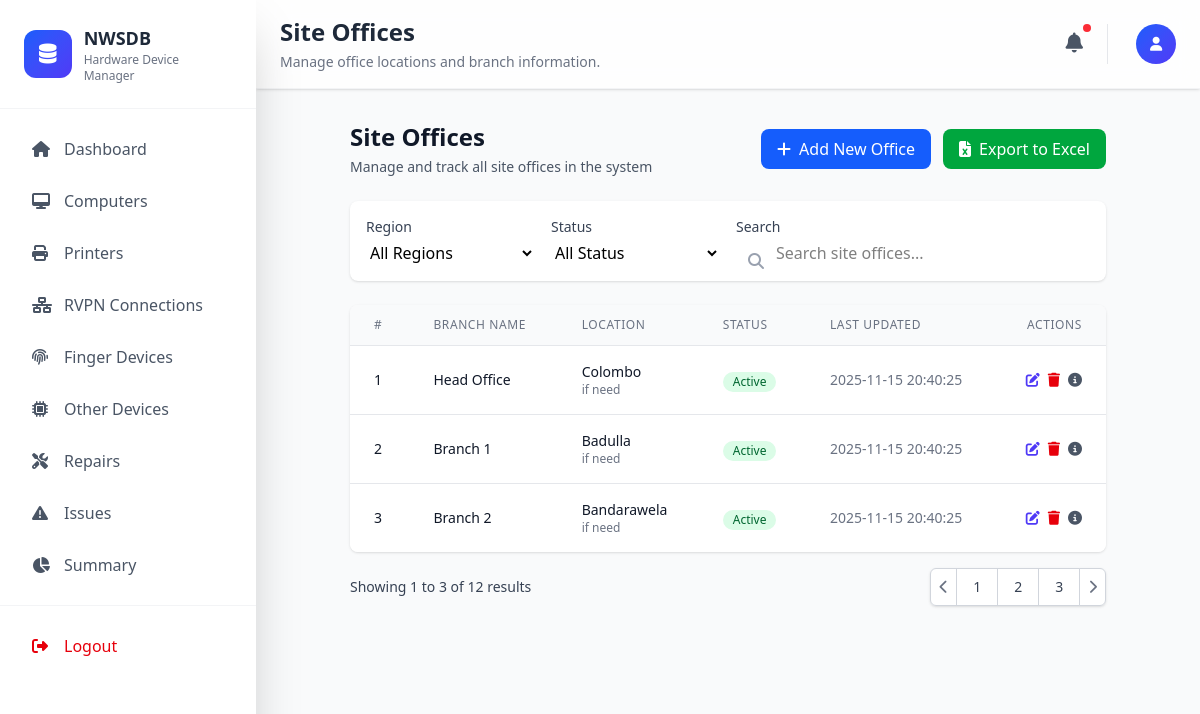
/admin/site_offices.php, run on the app's committed database.
### tables this page shows
CREATE TABLE branches (
  branch_id INT UNSIGNED NOT NULL AUTO_INCREMENT,
  branch_name VARCHAR(150) NOT NULL,
  location VARCHAR(255) NULL,
  created_at DATETIME DEFAULT CURRENT_TIMESTAMP,
  updated_at DATETIME DEFAULT CURRENT_TIMESTAMP ON UPDATE CURRENT_TIMESTAMP,
  PRIMARY KEY (branch_id),
  UNIQUE KEY unique_branch_name (branch_name)
);

### functions/Database.php (called while the page is built, shortened)
<?php
class Database
{
    private $conn;
    private static $instance = null;
    private function __construct()
    {
        try {
            $this->conn = new PDO(
                "mysql:host=" . DB_HOST . ";dbname=" . DB_NAME,
                DB_USERNAME,
                DB_PASSWORD
            );
            $this->conn->setAttribute(PDO::ATTR_ERRMODE, PDO::ERRMODE_EXCEPTION);
            $this->conn->setAttribute(PDO::ATTR_DEFAULT_FETCH_MODE, PDO::FETCH_ASSOC);
        } catch (PDOException $e) {
            die("Connection failed: " . $e->getMessage());
        }
    }
    public static function getInstance()
    {
        if (self::$instance === null) {
            self::$instance = new self();
        }
        return self::$instance;
    }
    private function executeQuery($query, $params = [])
    {
        try {
            $stmt = $this->conn->prepare($query);
            $stmt->execute($params);
            return $stmt;
        } catch (PDOException $e) {
            error_log("Query execution failed: " . $e->getMessage());
            return false;
        }
    }
    public function select($table, $columns = ["*"], $where = [], $orderBy = "", $limit = null, $offset = null)
    {
        try {
            $query = "SELECT " . implode(", ", $columns) . " FROM {$table}";
            $params = [];
            $stmt = $this->executeQuery($query, $params);
            return $stmt ? $stmt->fetchAll() : false;
        } catch (PDOException $e) {
            error_log("Select failed: " . $e->getMessage());
            return false;
        }
    }
}

### functions/DbHelper.php (called while the page is built, shortened)
<?php
require_once __DIR__ . '/Database.php';
class DbHelper
{
    private static $db;
    public static function init()
    {
        if (!self::$db) {
            self::$db = Database::getInstance();
        }
    }
    public static function getAllBranches()
    {
        $branches = self::$db->select('branches');
        return $branches ? $branches : [];
    }
}

### admin/site_offices.php (the view, shortened to what this page needs)
<?php
require_once '../functions/DbHelper.php';
$branches = DbHelper::getAllBranches();
?>
<!DOCTYPE html>
<html lang="en">
<head>
    <script src="https://cdn.jsdelivr.net/npm/@tailwindcss/browser@4"></script>
    <link rel="stylesheet" href="https://cdnjs.cloudflare.com/ajax/libs/font-awesome/6.4.0/css/all.min.css" />
</head>
<body class="min-h-screen bg-gray-50">
    <?php
    include '../components/sidemenu.php';
    ?>
    <div class="lg:pl-64 min-h-screen flex flex-col">
        <?php include '../components/header.php'; ?>
        <main class="flex-1 max-w-7xl mx-auto px-4 sm:px-6 lg:px-8 py-8">
            <div class="mb-6 flex flex-col md:flex-row md:items-center md:justify-between">
                <div>
                    <h1 class="text-2xl font-bold text-gray-900">Site Offices</h1>
                    <p class="mt-1 text-sm text-gray-600">Manage and track all site offices in the system</p>
                </div>
                <div class="mt-4 md:mt-0 flex flex-col sm:flex-row gap-3">
                    <button command="show-modal" commandfor="dialog" class="inline-flex items-center px-4 py-2 bg-blue-600 text-white rounded-lg hover:bg-blue-700 focus:outline-none focus:ring-2 focus:ring-blue-500">
                        <i class="fas fa-plus mr-2"></i>
                        Add New Office
                    </button>
                    <button class="inline-flex items-center px-4 py-2 bg-green-600 text-white rounded-lg hover:bg-green-700 focus:outline-none focus:ring-2 focus:ring-green-500">
                        <i class="fas fa-file-excel mr-2"></i>
                        Export to Excel
                    </button>
                </div>
            </div>
            <div class="mb-6 bg-white rounded-lg shadow p-4">
                <div class="grid grid-cols-1 md:grid-cols-2 lg:grid-cols-4 gap-4">
                    <div>
                        <label class="block text-sm font-medium text-gray-700 mb-1">Region</label>
                        <select class="w-full rounded-lg border-gray-300 focus:border-blue-500 focus:ring-blue-500">
                            <option value="">All Regions</option>
                        </select>
                    </div>
                    <div>
                        <label class="block text-sm font-medium text-gray-700 mb-1">Status</label>
                        <select class="w-full rounded-lg border-gray-300 focus:border-blue-500 focus:ring-blue-500">
                            <option value="">All Status</option>
                        </select>
                    </div>
                    <div class="lg:col-span-2">
                        <label class="block text-sm font-medium text-gray-700 mb-1">Search</label>
                        <div class="relative">
                            <input type="text" placeholder="Search site offices..." class="w-full rounded-lg border-gray-300 focus:border-blue-500 focus:ring-blue-500 pl-10">
                            <i class="fas fa-search absolute left-3 top-3 text-gray-400"></i>
                        </div>
                    </div>
                </div>
            </div>
            <div class="bg-white rounded-lg shadow overflow-hidden">
                <div class="overflow-x-auto">
                    <table class="min-w-full divide-y divide-gray-200">
                        <thead class="bg-gray-50">
                            <tr>
                                <th scope="col" class="px-6 py-3 text-left text-xs font-medium text-gray-500 uppercase tracking-wider whitespace-nowrap">#</th>
                                <th scope="col" class="px-6 py-3 text-left text-xs font-medium text-gray-500 uppercase tracking-wider whitespace-nowrap">Branch Name</th>
                                <th scope="col" class="px-6 py-3 text-left text-xs font-medium text-gray-500 uppercase tracking-wider whitespace-nowrap">Location</th>
                                <th scope="col" class="px-6 py-3 text-left text-xs font-medium text-gray-500 uppercase tracking-wider whitespace-nowrap">Status</th>
                                <th scope="col" class="px-6 py-3 text-left text-xs font-medium text-gray-500 uppercase tracking-wider whitespace-nowrap">Last Updated</th>
                                <th scope="col" class="px-6 py-3 text-right text-xs font-medium text-gray-500 uppercase tracking-wider whitespace-nowrap">Actions</th>
                            </tr>
                        </thead>
                        <tbody class="bg-white divide-y divide-gray-200">
                            <?php
                            foreach ($branches as $key => $branch) {
                            ?>
                                <tr class="hover:bg-gray-50">
                                    <td class="px-6 py-4 whitespace-nowrap text-sm font-medium text-gray-900">
                                        <?php echo $key + 1; ?>
                                    </td>
                                    <td class="px-6 py-4">
                                        <div class="flex items-center">
                                            <div class="text-sm font-medium text-gray-900"><?php echo $branch['branch_name'] ?></div>
                                        </div>
                                    </td>
                                    <td class="px-6 py-4">
                                        <div class="text-sm text-gray-900"><?php echo $branch['location'] ?></div>
                                        <div class="text-xs text-gray-500">if need</div>
                                    </td>
                                    <td class="px-6 py-4">
                                        <span class="inline-flex items-center px-2.5 py-0.5 rounded-full text-xs font-medium bg-green-100 text-green-800">
                                            Active
                                        </span>
                                    </td>
                                    <td class="px-6 py-4 whitespace-nowrap text-sm text-gray-500">
                                        <?php echo $branch['updated_at']; ?>
                                    </td>
                                    <td class="px-6 py-4 text-right text-sm font-medium">
                                        <div class="flex justify-end space-x-2">
                                            <button class="text-indigo-600 hover:text-indigo-900">
                                                <i class="fas fa-edit"></i>
                                            </button>
                                            <button class="text-red-600 hover:text-red-900 cousor-pointer">
                                                <a href="./handlers/deleteHandler.php?branch_id=<?php echo $branch['branch_id']; ?>&&action=delete_branch">
                                                    <i class="fas fa-trash"></i>
                                                </a>
                                            </button>
                                            <button class="text-gray-600 hover:text-gray-900">
                                                <i class="fas fa-info-circle"></i>
                                            </button>
                                        </div>
                                    </td>
                                </tr>
                            <?php
                            }
                            ?>
                        </tbody>
                    </table>
                </div>
            </div>
            <div class="mt-4 flex items-center justify-between">
                <div class="hidden sm:flex-1 sm:flex sm:items-center sm:justify-between">
                    <div>
                        <p class="text-sm text-gray-700">
                            Showing <span class="font-medium">1</span> to <span class="font-medium">3</span> of <span class="font-medium">12</span> results
                        </p>
                    </div>
                    <div>
                        <nav class="relative z-0 inline-flex rounded-md shadow-sm -space-x-px" aria-label="Pagination">
                            <button class="relative inline-flex items-center px-2 py-2 rounded-l-md border border-gray-300 bg-white text-sm font-medium text-gray-500 hover:bg-gray-50">
                                <i class="fas fa-chevron-left"></i>
                            </button>
                            <button class="relative inline-flex items-center px-4 py-2 border border-gray-300 bg-white text-sm font-medium text-gray-700 hover:bg-gray-50">
                                1
                            </button>
                            <button class="relative inline-flex items-center px-4 py-2 border border-gray-300 bg-white text-sm font-medium text-gray-700 hover:bg-gray-50">
                                2
                            </button>
                            <button class="relative inline-flex items-center px-4 py-2 border border-gray-300 bg-white text-sm font-medium text-gray-700 hover:bg-gray-50">
                                3
                            </button>
                            <button class="relative inline-flex items-center px-2 py-2 rounded-r-md border border-gray-300 bg-white text-sm font-medium text-gray-500 hover:bg-gray-50">
                                <i class="fas fa-chevron-right"></i>
                            </button>
                        </nav>
                    </div>
                </div>
            </div>
        </main>
    </div>
</body>
</html>

### data on the page
branches: branch_name "Head Office", location "Colombo", updated_at "2025-11-15 20:40:25"
branches: branch_name "Branch 1", location "Badulla", updated_at "2025-11-15 20:40:25"
branches: branch_name "Branch 2", location "Bandarawela", updated_at "2025-11-15 20:40:25"

### other printed values
$page_title "Site Offices"
$page_description "Manage office locations and branch information."
